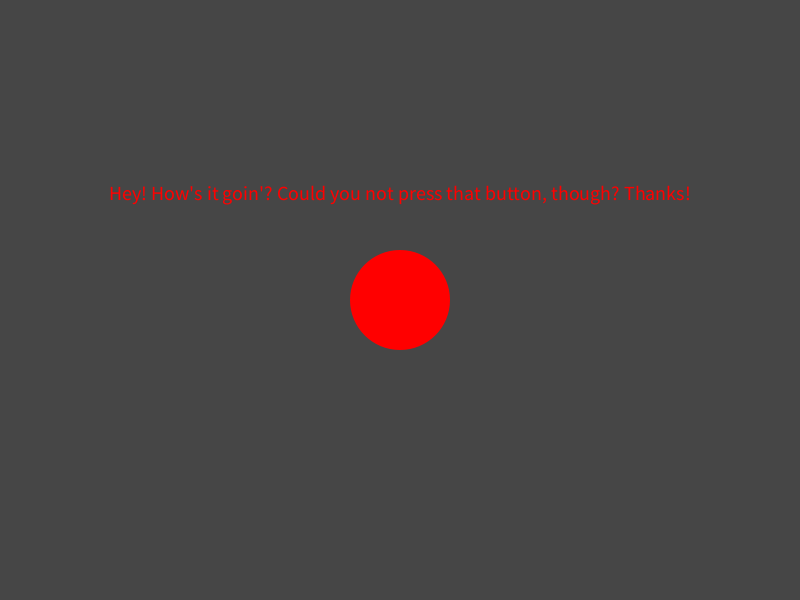
Frame 1 (no input)
Frame 60 (the mouse pressed at the canvas centre just before this capture): identical to frame 1, image omitted
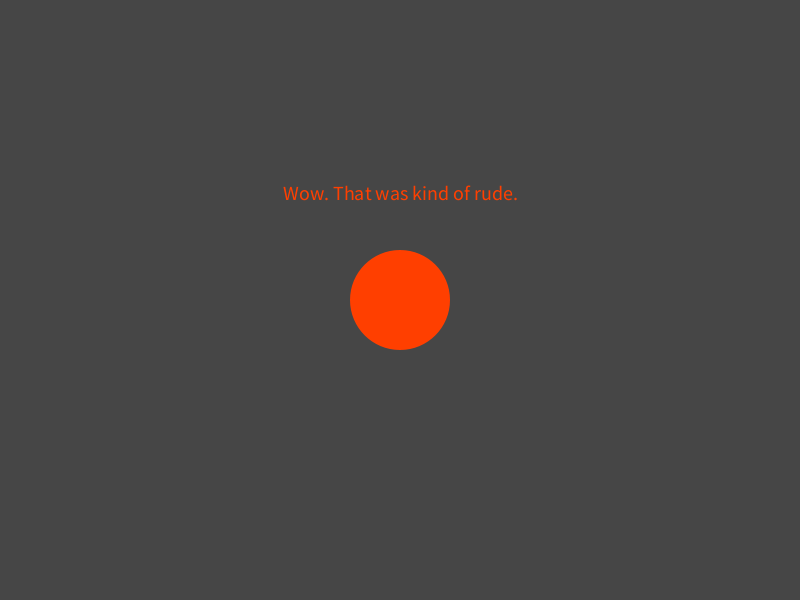
Frame 120 (the mouse held since frame 60 and released just before this capture)

The Processing sketch that drew these frames (run headless with seeded random() and noise(); from frame 60 on, the mouse is pressed at the canvas centre):

// Processing sketch: Work_in_Progress_w_Clickeys_and_Such
// ── Work_in_Progress_w_Clickeys_and_Such.pde
int stage;
int hue;

void setup() {
  size(800, 600);
  stage=1;
  colorMode(HSB, 360, 100, 100, 100);
  hue=0;
  textSize(20);
  noStroke();
}

void draw() {
//    background(100);
//    ellipse(width/2, height/2, 100, 100);
//    text("", width/2, 200);
  fill(hue, 100, 100, 100);
  textAlign(CENTER);
  if (stage==1) {
    background(100);
    ellipse(width/2, height/2, 100, 100);
    text("Hey! How's it goin'? Could you not press that button, though? Thanks!", width/2, 200);
  }
  if (stage==2) {
    background(100);
    ellipse(width/2, height/2, 100, 100);
    text("Wow. That was kind of rude.", width/2, 200);
  }
  if (stage==3) {
    background(100);
    ellipse(width/2, height/2, 100, 100);
    text("Look bub, I don't know what you have against me...", width/2, 200);
  }
  if (stage==4) {
    background(100);
    ellipse(width/2, height/2, 100, 100);
    text("But I haven't done anything to you.", width/2, 200);
  }
  if (stage==5) {
    background(100);
    ellipse(width/2, height/2, 100, 100);
    text("Like, forreal. I don't even know you.", width/2, 200);
  }
  if (stage==6) {
    background(100);
    ellipse(width/2, height/2, 100, 100);
    text("And to be honest, I don't really like you.", width/2, 200);
  }
  if (stage==7) {
    background(100);
    ellipse(width/2, height/2, 100, 100);
    text("Or your clothes", width/2, 200);
  }
  if (stage==8) {
    background(100);
    ellipse(width/2, height/2, 100, 100);
    text("Your clothes are crap.", width/2, 200);
  }
  if (stage==9) {
    background(100);
    ellipse(width/2, height/2, 100, 100);
    text("No, seriously. What the h*ck are you wearing", width/2, 200);
  }
  if (stage==10) {
    background(100);
    ellipse(width/2, height/2, 100, 100);
    text("Do you have a button obsession or something?", width/2, 200);
  }
  if (stage==11) {
    background(100);
    ellipse(width/2, height/2, 100, 100);
    text("Because this is getting weird", width/2, 200);
  }
  if (stage==12) {
    background(100);
    ellipse(width/2, height/2, 100, 100);
    text("I mean it's cool if you do, like I have friends with button obsessions", width/2, 200);
  }
  if (stage==13) {
    background(100);
    ellipse(width/2, height/2, 100, 100);
    text("But like, if you could stop pressing that button, I'd appreciate it", width/2, 200);
  }
  if (stage==14) {
    background(100);
    ellipse(width/2, height/2, 100, 100);
    text("", width/2, 200);
  }
  if (stage==15) {
    background(100);
    ellipse(width/2, height/2, 100, 100);
    text("", width/2, 200);
  }
}

void mousePressed() {
  if (mouseX>width/2-50 && mouseX<width/2+50 && mouseY >height/2-50 && mouseY <height/2+50) {
    hue+=15;
    stage+=1;
  }
}
